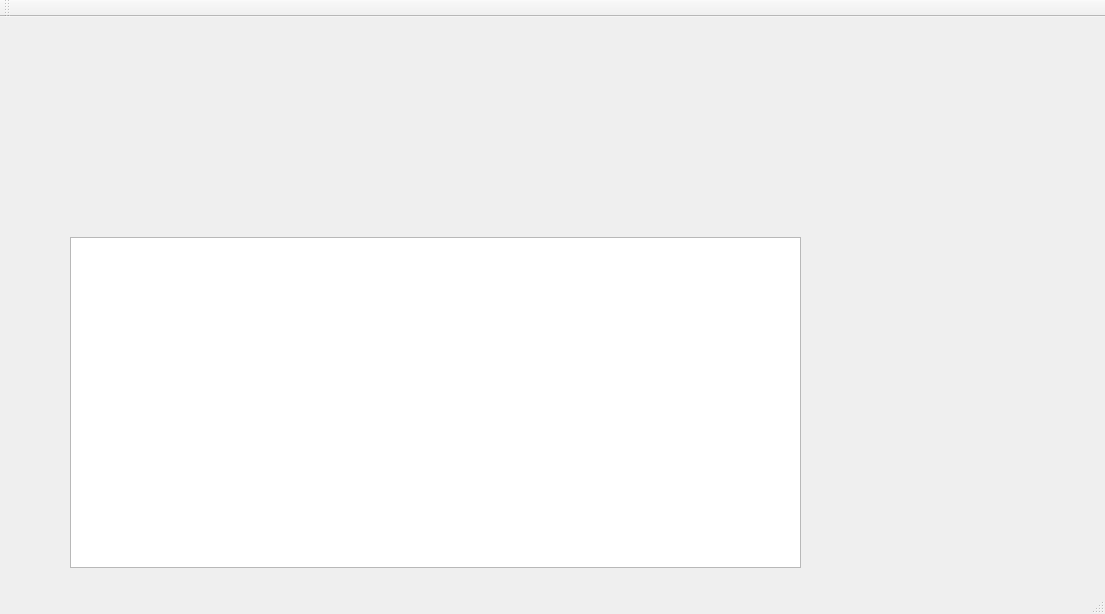
<?xml version="1.0" encoding="UTF-8"?>
<ui version="4.0">
 <class>MainWindow</class>
 <widget class="QMainWindow" name="MainWindow">
  <property name="geometry">
   <rect>
    <x>0</x>
    <y>0</y>
    <width>1105</width>
    <height>614</height>
   </rect>
  </property>
  <property name="windowTitle">
   <string>MainWindow</string>
  </property>
  <widget class="QWidget" name="centralWidget">
   <widget class="QTableView" name="tableView">
    <property name="geometry">
     <rect>
      <x>70</x>
      <y>220</y>
      <width>731</width>
      <height>331</height>
     </rect>
    </property>
   </widget>
  </widget>
  <widget class="QMenuBar" name="menuBar">
   <property name="geometry">
    <rect>
     <x>0</x>
     <y>0</y>
     <width>1105</width>
     <height>21</height>
    </rect>
   </property>
  </widget>
  <widget class="QToolBar" name="mainToolBar">
   <attribute name="toolBarArea">
    <enum>TopToolBarArea</enum>
   </attribute>
   <attribute name="toolBarBreak">
    <bool>false</bool>
   </attribute>
  </widget>
  <widget class="QStatusBar" name="statusBar"/>
 </widget>
 <layoutdefault spacing="6" margin="11"/>
 <resources/>
 <connections/>
</ui>
